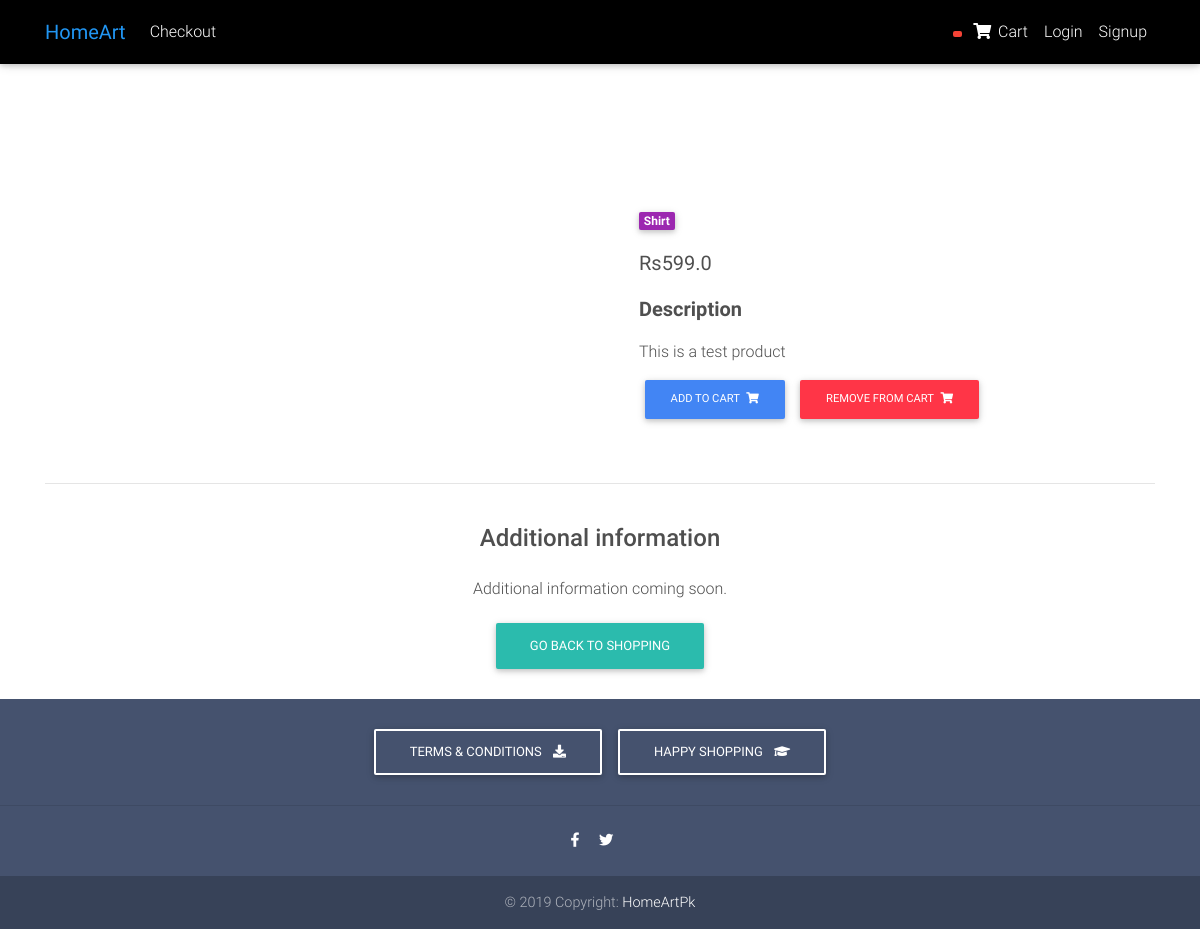
The app's page /product/product-1/, older data.
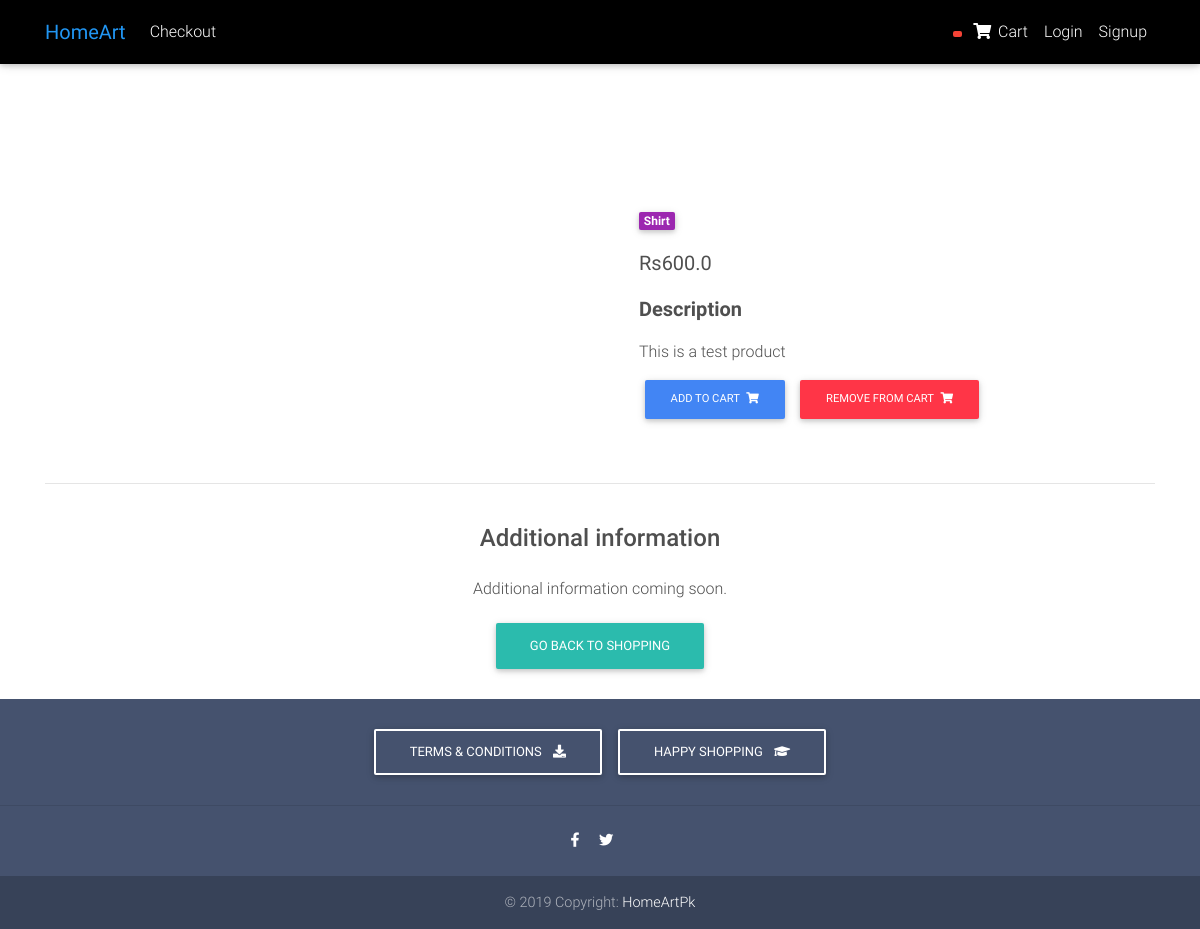
The same page, newer data.
### FirstWebApp/models.py (models this page shows, shortened)
class Item(models.Model):
    title = models.CharField(max_length=100)
    price = models.FloatField()
    discount_price = models.FloatField(blank=True, null=True)
    category = models.CharField(choices=CATEGORY_CHOICES, max_length=50)
    label = models.CharField(choices=LABEL_CHOICES, max_length=1)
    slug = models.SlugField()
    description = models.TextField()
    image = models.ImageField()

### FirstWebApp/views.py (the view)
# urls.py: path('product/<slug>/', ProductDetails_view.as_view(), name='product'),
class ProductDetails_view(DetailView):
        model = Item
        template_name = 'FirstWebApp/product-page.html'

### FirstWebApp/templates/FirstWebApp/product-page.html (shortened to what this page needs)
{% extends 'FirstWebApp/base.html' %}
{% block content %}
  <main class="mt-5 pt-4">
    <div class="container dark-grey-text mt-5">
      <div class="row wow fadeIn">
        <div class="col-md-6 mb-4">
        </div>
        <div class="col-md-6 mb-4">
          <div class="p-4">
            <div class="mb-3">
              <a href="">
                <span class="badge purple mr-1">{{ item.get_category_display }}</span>
              </a>
            </div>
            <p class="lead">
              {% if item.discount_price %}
              <span class="mr-1">
                <del><b>Rs{{ item.price }}</b></del>
              </span>
              <span><b>Rs{{ item.discount_price }}</b></span>
              {% else %}
              <span><b>Rs{{ item.price }}</b></span>
              {% endif %}</p>
            <p class="lead font-weight-bold">Description</p>
            <p>{{ item.description }}</p>
            {% if request.user.is_authenticated %}
              <a href="{{ object.get_add_to_cart_url }}" class="btn btn-primary btn-md my-0 p">Add to cart
                <i class="fas fa-shopping-cart ml-1"></i>
              </a>
              <a href="{{ object.get_remove_from_cart_url }}" class="btn btn-danger btn-md my-0 p">Remove from cart
                <i class="fas fa-shopping-cart ml-1"></i>
              </a>
            {% else %}
            <a href="/order-summary" data-product="{{ item.slug }}" data-action="add" class="btn btn-primary btn-md my-0 p update-cart">Add to cart
              <i class="fas fa-shopping-cart ml-1"></i>
            </a>
            <a href='/order-summary' class="btn btn-danger btn-md my-0 p">Remove from cart
              <i class="fas fa-shopping-cart ml-1"></i>
            </a>
            {% endif %}
          </div>
        </div>
      </div>
      <hr>
      <div class="row d-flex justify-content-center wow fadeIn">
        <div class="col-md-6 text-center">
          <h4 class="my-4 h4">Additional information</h4>
          <p>Additional information coming soon.</p>
        </div>
      </div>
      <center><a class="btn btn-default" href="/">Go Back to shopping</a></center>
    </div>
  </main>
{% endblock %}

Row changes from the older to the newer data that the page shows:
changed Item "This is a test product": price "599.0" → "600.0"
